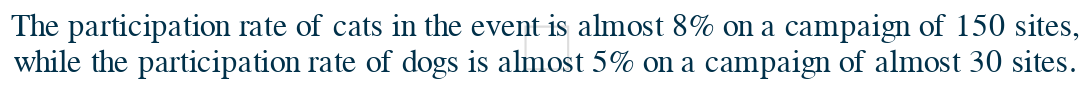

Write notebook code for a chart like this one.
### Code cell
text = ["The participation rate of cats in the event is almost 8% on a campaign of 150 sites,", 
        "while the participation rate of dogs is almost 5% on a campaign of almost 30 sites."]

heading = pd.DataFrame([{'text' : text }])

text = alt.Chart(heading).mark_text(
    fontSize=15, 
    color="#003049"
).encode(
    text='text:N',
    y=alt.value(0)
)

text

### Figure 1 — Vega-Lite specification as saved in the notebook (floating-point values rounded to 4 significant figures)
{"config": {"view": {"continuousWidth": 400, "continuousHeight": 300}}, "data": {"name": "data-da2264258f9a86a8352dbdc491207e4b"}, "mark": {"type": "text", "color": "#003049", "fontSize": 15}, "encoding": {"text": {"field": "text", "type": "nominal"}, "y": {"value": 0}}, "$schema": "https://vega.github.io/schema/vega-lite/v4.17.0.json", "datasets": {"data-da2264258f9a86a8352dbdc491207e4b": [{"text": ["The participation rate of cats in the event is almost 8% on a campaign of 150 sites,", "while the participation rate of dogs is almost 5% on a campaign of almost 30 sites."]}]}}
